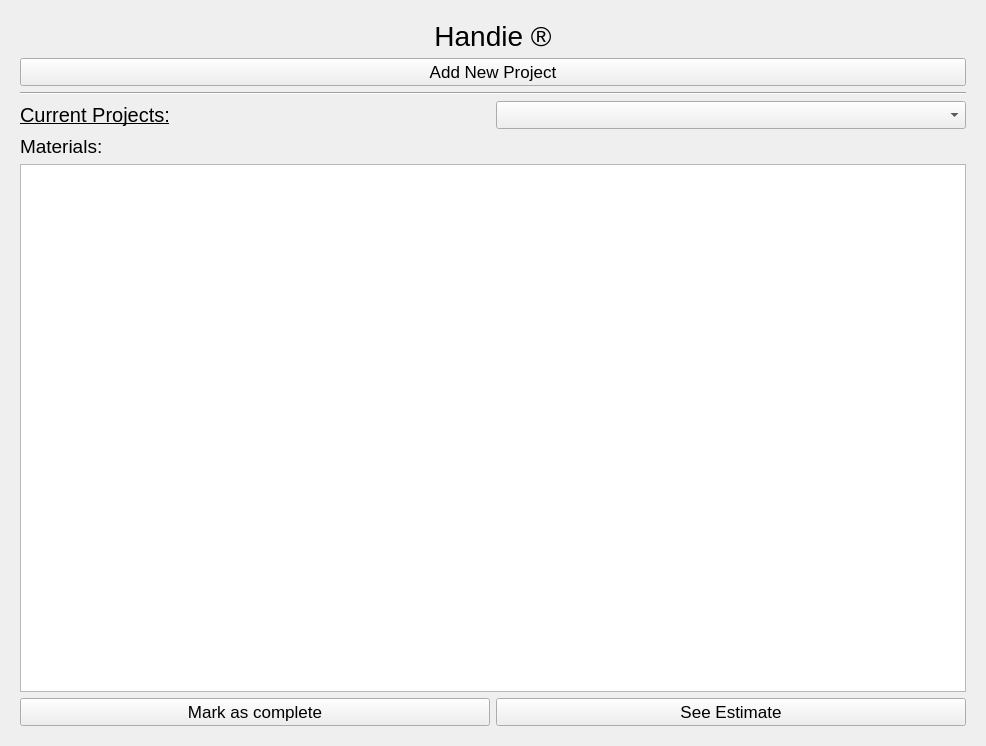
<?xml version="1.0" encoding="UTF-8"?>
<ui version="4.0">
 <class>Form</class>
 <widget class="QWidget" name="Form">
  <property name="geometry">
   <rect>
    <x>0</x>
    <y>0</y>
    <width>986</width>
    <height>746</height>
   </rect>
  </property>
  <property name="font">
   <font>
    <pointsize>13</pointsize>
   </font>
  </property>
  <property name="windowTitle">
   <string>Add New Project</string>
  </property>
  <layout class="QVBoxLayout" name="verticalLayout">
   <item>
    <widget class="QStackedWidget" name="stackedWidget">
     <property name="enabled">
      <bool>true</bool>
     </property>
     <property name="autoFillBackground">
      <bool>false</bool>
     </property>
     <property name="frameShape">
      <enum>QFrame::NoFrame</enum>
     </property>
     <property name="currentIndex">
      <number>0</number>
     </property>
     <widget class="QWidget" name="page">
      <layout class="QVBoxLayout" name="verticalLayout_7">
       <item alignment="Qt::AlignHCenter">
        <widget class="QLabel" name="label_37">
         <property name="font">
          <font>
           <pointsize>21</pointsize>
           <italic>false</italic>
           <bold>false</bold>
           <underline>false</underline>
           <strikeout>false</strikeout>
          </font>
         </property>
         <property name="text">
          <string>Handie ®</string>
         </property>
         <property name="alignment">
          <set>Qt::AlignCenter</set>
         </property>
        </widget>
       </item>
       <item>
        <layout class="QHBoxLayout" name="horizontalLayout_8">
         <item>
          <widget class="QPushButton" name="addNewProjectButton">
           <property name="text">
            <string>Add New Project</string>
           </property>
          </widget>
         </item>
        </layout>
       </item>
       <item>
        <widget class="Line" name="line_4">
         <property name="orientation">
          <enum>Qt::Horizontal</enum>
         </property>
        </widget>
       </item>
       <item>
        <layout class="QHBoxLayout" name="horizontalLayout_9">
         <item>
          <widget class="QLabel" name="label_38">
           <property name="font">
            <font>
             <pointsize>15</pointsize>
             <underline>true</underline>
            </font>
           </property>
           <property name="text">
            <string>Current Projects:</string>
           </property>
          </widget>
         </item>
         <item>
          <widget class="QComboBox" name="comboBox"/>
         </item>
        </layout>
       </item>
       <item>
        <widget class="QLabel" name="label_39">
         <property name="font">
          <font>
           <pointsize>14</pointsize>
          </font>
         </property>
         <property name="text">
          <string>Materials:</string>
         </property>
        </widget>
       </item>
       <item>
        <widget class="QTableView" name="tableView"/>
       </item>
       <item>
        <layout class="QHBoxLayout" name="horizontalLayout_10">
         <item>
          <widget class="QPushButton" name="markCompleteButton">
           <property name="text">
            <string>Mark as complete</string>
           </property>
          </widget>
         </item>
         <item>
          <widget class="QPushButton" name="goProjectButton">
           <property name="text">
            <string>See Estimate</string>
           </property>
          </widget>
         </item>
        </layout>
       </item>
      </layout>
     </widget>
     <widget class="QWidget" name="page_initial">
      <layout class="QVBoxLayout" name="verticalLayout_3">
       <item>
        <spacer name="verticalSpacer">
         <property name="orientation">
          <enum>Qt::Vertical</enum>
         </property>
         <property name="sizeHint" stdset="0">
          <size>
           <width>20</width>
           <height>40</height>
          </size>
         </property>
        </spacer>
       </item>
       <item>
        <spacer name="verticalSpacer_4">
         <property name="orientation">
          <enum>Qt::Vertical</enum>
         </property>
         <property name="sizeHint" stdset="0">
          <size>
           <width>20</width>
           <height>40</height>
          </size>
         </property>
        </spacer>
       </item>
       <item>
        <widget class="QPushButton" name="newCustomerButton">
         <property name="focusPolicy">
          <enum>Qt::TabFocus</enum>
         </property>
         <property name="text">
          <string>New Customer</string>
         </property>
        </widget>
       </item>
       <item>
        <spacer name="verticalSpacer_3">
         <property name="orientation">
          <enum>Qt::Vertical</enum>
         </property>
         <property name="sizeHint" stdset="0">
          <size>
           <width>20</width>
           <height>40</height>
          </size>
         </property>
        </spacer>
       </item>
       <item>
        <widget class="QPushButton" name="existingCustomerButton">
         <property name="text">
          <string>Existing Customer</string>
         </property>
        </widget>
       </item>
       <item>
        <spacer name="verticalSpacer_5">
         <property name="orientation">
          <enum>Qt::Vertical</enum>
         </property>
         <property name="sizeHint" stdset="0">
          <size>
           <width>20</width>
           <height>40</height>
          </size>
         </property>
        </spacer>
       </item>
       <item>
        <spacer name="verticalSpacer_2">
         <property name="orientation">
          <enum>Qt::Vertical</enum>
         </property>
         <property name="sizeHint" stdset="0">
          <size>
           <width>20</width>
           <height>40</height>
          </size>
         </property>
        </spacer>
       </item>
      </layout>
     </widget>
     <widget class="QWidget" name="page_2">
      <layout class="QVBoxLayout" name="verticalLayout_12">
       <item>
        <widget class="QScrollArea" name="scrollArea">
         <property name="frameShape">
          <enum>QFrame::NoFrame</enum>
         </property>
         <property name="verticalScrollBarPolicy">
          <enum>Qt::ScrollBarAlwaysOn</enum>
         </property>
         <property name="widgetResizable">
          <bool>true</bool>
         </property>
         <widget class="QWidget" name="scrollAreaWidgetContents">
          <property name="geometry">
           <rect>
            <x>0</x>
            <y>-53</y>
            <width>923</width>
            <height>767</height>
           </rect>
          </property>
          <layout class="QVBoxLayout" name="verticalLayout_6">
           <item>
            <widget class="QStackedWidget" name="stackedWidget_3">
             <property name="enabled">
              <bool>true</bool>
             </property>
             <property name="sizePolicy">
              <sizepolicy hsizetype="Preferred" vsizetype="Maximum">
               <horstretch>0</horstretch>
               <verstretch>0</verstretch>
              </sizepolicy>
             </property>
             <property name="maximumSize">
              <size>
               <width>16777215</width>
               <height>16777215</height>
              </size>
             </property>
             <property name="layoutDirection">
              <enum>Qt::LeftToRight</enum>
             </property>
             <property name="autoFillBackground">
              <bool>false</bool>
             </property>
             <property name="currentIndex">
              <number>0</number>
             </property>
             <widget class="QWidget" name="page_8">
              <layout class="QVBoxLayout" name="verticalLayout_14">
               <item>
                <layout class="QHBoxLayout" name="horizontalLayout_7">
                 <item>
                  <widget class="QLabel" name="label_36">
                   <property name="text">
                    <string>Customer:</string>
                   </property>
                   <property name="scaledContents">
                    <bool>false</bool>
                   </property>
                   <property name="wordWrap">
                    <bool>false</bool>
                   </property>
                   <property name="indent">
                    <number>-1</number>
                   </property>
                  </widget>
                 </item>
                 <item>
                  <widget class="QComboBox" name="customerNameComboBox"/>
                 </item>
                </layout>
               </item>
              </layout>
             </widget>
             <widget class="QWidget" name="page_9">
              <layout class="QGridLayout" name="gridLayout">
               <item row="0" column="0">
                <layout class="QGridLayout" name="gridLayout_7" rowstretch="0,0,0,0" columnstretch="0,0,0,0">
                 <property name="sizeConstraint">
                  <enum>QLayout::SetNoConstraint</enum>
                 </property>
                 <property name="leftMargin">
                  <number>0</number>
                 </property>
                 <property name="topMargin">
                  <number>0</number>
                 </property>
                 <property name="spacing">
                  <number>-1</number>
                 </property>
                 <item row="0" column="3">
                  <widget class="QLineEdit" name="lastNamelineEdit"/>
                 </item>
                 <item row="1" column="0">
                  <widget class="QLabel" name="label_21">
                   <property name="text">
                    <string>Phone #</string>
                   </property>
                  </widget>
                 </item>
                 <item row="2" column="3">
                  <widget class="QLineEdit" name="zipLineEdit"/>
                 </item>
                 <item row="2" column="0">
                  <widget class="QLabel" name="label_22">
                   <property name="text">
                    <string>City</string>
                   </property>
                  </widget>
                 </item>
                 <item row="0" column="1">
                  <widget class="QLineEdit" name="firstNamelineEdit"/>
                 </item>
                 <item row="1" column="1">
                  <widget class="QLineEdit" name="phoneLineEdit"/>
                 </item>
                 <item row="1" column="2">
                  <widget class="QLabel" name="label_23">
                   <property name="text">
                    <string>Address</string>
                   </property>
                  </widget>
                 </item>
                 <item row="2" column="2">
                  <widget class="QLabel" name="label_24">
                   <property name="text">
                    <string>Zip Code</string>
                   </property>
                  </widget>
                 </item>
                 <item row="2" column="1">
                  <widget class="QLineEdit" name="cityLineEdit"/>
                 </item>
                 <item row="0" column="2">
                  <widget class="QLabel" name="label_25">
                   <property name="text">
                    <string>Last Name*</string>
                   </property>
                  </widget>
                 </item>
                 <item row="1" column="3">
                  <widget class="QLineEdit" name="addressLineEdit"/>
                 </item>
                 <item row="0" column="0">
                  <widget class="QLabel" name="label_26">
                   <property name="text">
                    <string>First Name*</string>
                   </property>
                  </widget>
                 </item>
                 <item row="3" column="0">
                  <widget class="QLabel" name="label_27">
                   <property name="text">
                    <string>Email</string>
                   </property>
                  </widget>
                 </item>
                 <item row="3" column="2">
                  <widget class="QLabel" name="label_28">
                   <property name="text">
                    <string>Company</string>
                   </property>
                  </widget>
                 </item>
                 <item row="3" column="1">
                  <widget class="QLineEdit" name="emailLineEdit"/>
                 </item>
                 <item row="3" column="3">
                  <widget class="QLineEdit" name="companyLineEdit"/>
                 </item>
                </layout>
               </item>
              </layout>
             </widget>
            </widget>
           </item>
           <item>
            <widget class="Line" name="line_3">
             <property name="orientation">
              <enum>Qt::Horizontal</enum>
             </property>
            </widget>
           </item>
           <item>
            <widget class="QLabel" name="label_33">
             <property name="font">
              <font>
               <pointsize>14</pointsize>
              </font>
             </property>
             <property name="acceptDrops">
              <bool>false</bool>
             </property>
             <property name="text">
              <string>Project:</string>
             </property>
            </widget>
           </item>
           <item>
            <layout class="QGridLayout" name="gridLayout_10">
             <item row="2" column="1">
              <widget class="QDateEdit" name="begginingDateDateEdit">
               <property name="dateTime">
                <datetime>
                 <hour>0</hour>
                 <minute>0</minute>
                 <second>0</second>
                 <year>2000</year>
                 <month>9</month>
                 <day>14</day>
                </datetime>
               </property>
               <property name="minimumDate">
                <date>
                 <year>2000</year>
                 <month>1</month>
                 <day>1</day>
                </date>
               </property>
               <property name="displayFormat">
                <string>M/d/yyyy</string>
               </property>
               <property name="calendarPopup">
                <bool>true</bool>
               </property>
              </widget>
             </item>
             <item row="3" column="1">
              <widget class="QDateEdit" name="endDateDateEdit">
               <property name="minimumDate">
                <date>
                 <year>2000</year>
                 <month>1</month>
                 <day>1</day>
                </date>
               </property>
               <property name="displayFormat">
                <string>M/d/yyyy</string>
               </property>
               <property name="calendarPopup">
                <bool>true</bool>
               </property>
              </widget>
             </item>
             <item row="0" column="0">
              <widget class="QLabel" name="nameLabel_4">
               <property name="text">
                <string>Project Name*</string>
               </property>
              </widget>
             </item>
             <item row="2" column="0">
              <widget class="QLabel" name="begginingDateLabel">
               <property name="text">
                <string>Beggining Date</string>
               </property>
              </widget>
             </item>
             <item row="0" column="1">
              <widget class="QLineEdit" name="projectNameLineEdit"/>
             </item>
             <item row="3" column="0">
              <widget class="QLabel" name="endDateLabel">
               <property name="text">
                <string>End Date</string>
               </property>
              </widget>
             </item>
             <item row="1" column="1">
              <widget class="QCheckBox" name="addressCheckBox">
               <property name="text">
                <string>Same as customer address</string>
               </property>
              </widget>
             </item>
            </layout>
           </item>
           <item>
            <widget class="QLabel" name="label_34">
             <property name="font">
              <font>
               <pointsize>14</pointsize>
              </font>
             </property>
             <property name="text">
              <string>Construction Area:</string>
             </property>
            </widget>
           </item>
           <item>
            <layout class="QGridLayout" name="gridLayout_11">
             <item row="1" column="2">
              <widget class="QCheckBox" name="bedroomCheck">
               <property name="text">
                <string>Bedroom</string>
               </property>
              </widget>
             </item>
             <item row="4" column="2">
              <widget class="QCheckBox" name="landscapeCheck">
               <property name="text">
                <string>Landscape</string>
               </property>
              </widget>
             </item>
             <item row="4" column="1">
              <widget class="QCheckBox" name="additionCheck">
               <property name="text">
                <string>Addition</string>
               </property>
              </widget>
             </item>
             <item row="1" column="3">
              <widget class="QCheckBox" name="livingroomCheck">
               <property name="text">
                <string>Living Room</string>
               </property>
              </widget>
             </item>
             <item row="4" column="0">
              <widget class="QCheckBox" name="exteriorCheck">
               <property name="text">
                <string>Exterior</string>
               </property>
              </widget>
             </item>
             <item row="1" column="0">
              <widget class="QCheckBox" name="kitchenCheck">
               <property name="text">
                <string>Kitchen</string>
               </property>
              </widget>
             </item>
             <item row="1" column="1">
              <widget class="QCheckBox" name="bathroomCheck">
               <property name="text">
                <string>Bathroom</string>
               </property>
              </widget>
             </item>
             <item row="1" column="4">
              <widget class="QCheckBox" name="multipleRoomCheck">
               <property name="text">
                <string>Multiple Room</string>
               </property>
              </widget>
             </item>
             <item row="4" column="3">
              <widget class="QComboBox" name="comboBox_2">
               <item>
                <property name="text">
                 <string>(select other)</string>
                </property>
               </item>
              </widget>
             </item>
             <item row="4" column="4">
              <layout class="QHBoxLayout" name="horizontalLayout_4">
               <item>
                <widget class="QLineEdit" name="lineEdit">
                 <property name="sizePolicy">
                  <sizepolicy hsizetype="Preferred" vsizetype="Fixed">
                   <horstretch>0</horstretch>
                   <verstretch>0</verstretch>
                  </sizepolicy>
                 </property>
                </widget>
               </item>
               <item>
                <widget class="QPushButton" name="pushButton">
                 <property name="sizePolicy">
                  <sizepolicy hsizetype="Minimum" vsizetype="Fixed">
                   <horstretch>0</horstretch>
                   <verstretch>0</verstretch>
                  </sizepolicy>
                 </property>
                 <property name="font">
                  <font>
                   <pointsize>12</pointsize>
                  </font>
                 </property>
                 <property name="text">
                  <string>Add New</string>
                 </property>
                </widget>
               </item>
              </layout>
             </item>
            </layout>
           </item>
           <item>
            <widget class="Line" name="line_6">
             <property name="orientation">
              <enum>Qt::Horizontal</enum>
             </property>
            </widget>
           </item>
           <item>
            <widget class="QStackedWidget" name="constructionAreaStacked">
             <property name="sizePolicy">
              <sizepolicy hsizetype="Preferred" vsizetype="MinimumExpanding">
               <horstretch>0</horstretch>
               <verstretch>0</verstretch>
              </sizepolicy>
             </property>
             <property name="minimumSize">
              <size>
               <width>0</width>
               <height>300</height>
              </size>
             </property>
             <property name="frameShape">
              <enum>QFrame::NoFrame</enum>
             </property>
             <property name="frameShadow">
              <enum>QFrame::Plain</enum>
             </property>
             <property name="lineWidth">
              <number>0</number>
             </property>
             <property name="currentIndex">
              <number>0</number>
             </property>
             <widget class="QWidget" name="page_4">
              <layout class="QVBoxLayout" name="verticalLayout_4">
               <item>
                <widget class="QLabel" name="label_5">
                 <property name="text">
                  <string>No construction area selected</string>
                 </property>
                </widget>
               </item>
               <item>
                <spacer name="verticalSpacer_6">
                 <property name="orientation">
                  <enum>Qt::Vertical</enum>
                 </property>
                 <property name="sizeHint" stdset="0">
                  <size>
                   <width>20</width>
                   <height>40</height>
                  </size>
                 </property>
                </spacer>
               </item>
              </layout>
             </widget>
             <widget class="QWidget" name="page_5">
              <layout class="QVBoxLayout" name="verticalLayout_15">
               <item>
                <layout class="QVBoxLayout" name="verticalLayout_13">
                 <property name="sizeConstraint">
                  <enum>QLayout::SetNoConstraint</enum>
                 </property>
                </layout>
               </item>
              </layout>
             </widget>
            </widget>
           </item>
          </layout>
         </widget>
        </widget>
       </item>
       <item>
        <layout class="QHBoxLayout" name="horizontalLayout_6">
         <item>
          <widget class="QPushButton" name="cancelButton">
           <property name="text">
            <string>Cancel</string>
           </property>
          </widget>
         </item>
         <item>
          <widget class="QPushButton" name="continueButton">
           <property name="text">
            <string>Continue</string>
           </property>
           <property name="autoDefault">
            <bool>false</bool>
           </property>
           <property name="default">
            <bool>true</bool>
           </property>
          </widget>
         </item>
        </layout>
       </item>
      </layout>
     </widget>
     <widget class="QWidget" name="page_3">
      <layout class="QVBoxLayout" name="verticalLayout_5">
       <item>
        <widget class="QLabel" name="label">
         <property name="font">
          <font>
           <pointsize>13</pointsize>
           <bold>false</bold>
          </font>
         </property>
         <property name="text">
          <string>New Material:</string>
         </property>
         <property name="alignment">
          <set>Qt::AlignLeading|Qt::AlignLeft|Qt::AlignVCenter</set>
         </property>
        </widget>
       </item>
       <item>
        <widget class="QWidget" name="widget" native="true">
         <property name="sizePolicy">
          <sizepolicy hsizetype="Preferred" vsizetype="Preferred">
           <horstretch>0</horstretch>
           <verstretch>0</verstretch>
          </sizepolicy>
         </property>
         <property name="maximumSize">
          <size>
           <width>16777215</width>
           <height>191</height>
          </size>
         </property>
         <layout class="QVBoxLayout" name="verticalLayout_10">
          <property name="leftMargin">
           <number>0</number>
          </property>
          <property name="topMargin">
           <number>0</number>
          </property>
          <property name="rightMargin">
           <number>0</number>
          </property>
          <property name="bottomMargin">
           <number>0</number>
          </property>
          <item>
           <layout class="QHBoxLayout" name="horizontalLayout">
            <item>
             <layout class="QGridLayout" name="gridLayout_2">
              <item row="0" column="0">
               <widget class="QLabel" name="label_2">
                <property name="text">
                 <string>Name:</string>
                </property>
               </widget>
              </item>
              <item row="0" column="1">
               <widget class="QLineEdit" name="materialLineEdit"/>
              </item>
              <item row="1" column="0">
               <widget class="QLabel" name="label_3">
                <property name="text">
                 <string>Quantity:</string>
                </property>
               </widget>
              </item>
              <item row="1" column="1">
               <widget class="QSpinBox" name="materialqtySpinBox">
                <property name="prefix">
                 <string notr="true"/>
                </property>
                <property name="maximum">
                 <number>10000</number>
                </property>
               </widget>
              </item>
              <item row="2" column="0">
               <widget class="QLabel" name="label_4">
                <property name="text">
                 <string>Price:</string>
                </property>
               </widget>
              </item>
              <item row="2" column="1">
               <widget class="QDoubleSpinBox" name="materialPriceSpinBox">
                <property name="prefix">
                 <string>$</string>
                </property>
                <property name="suffix">
                 <string/>
                </property>
                <property name="maximum">
                 <double>999999.989999999990687</double>
                </property>
                <property name="value">
                 <double>0.000000000000000</double>
                </property>
               </widget>
              </item>
             </layout>
            </item>
            <item>
             <layout class="QVBoxLayout" name="verticalLayout_2">
              <item>
               <widget class="QLabel" name="label_9">
                <property name="text">
                 <string>Description:</string>
                </property>
               </widget>
              </item>
              <item>
               <widget class="QLineEdit" name="materialDescLineEdit">
                <property name="sizePolicy">
                 <sizepolicy hsizetype="Expanding" vsizetype="MinimumExpanding">
                  <horstretch>0</horstretch>
                  <verstretch>0</verstretch>
                 </sizepolicy>
                </property>
                <property name="alignment">
                 <set>Qt::AlignLeading|Qt::AlignLeft|Qt::AlignTop</set>
                </property>
               </widget>
              </item>
             </layout>
            </item>
           </layout>
          </item>
          <item>
           <widget class="Line" name="line_7">
            <property name="orientation">
             <enum>Qt::Horizontal</enum>
            </property>
           </widget>
          </item>
          <item>
           <widget class="QPushButton" name="addMaterialPushButton">
            <property name="text">
             <string>Add Material</string>
            </property>
            <property name="default">
             <bool>false</bool>
            </property>
            <property name="flat">
             <bool>false</bool>
            </property>
           </widget>
          </item>
          <item>
           <layout class="QHBoxLayout" name="horizontalLayout_2">
            <item>
             <widget class="QLabel" name="label_10">
              <property name="text">
               <string>Search The Home Depot</string>
              </property>
             </widget>
            </item>
            <item>
             <widget class="QPushButton" name="searchHDPushButton">
              <property name="text">
               <string>Search</string>
              </property>
             </widget>
            </item>
            <item>
             <spacer name="horizontalSpacer">
              <property name="orientation">
               <enum>Qt::Horizontal</enum>
              </property>
              <property name="sizeHint" stdset="0">
               <size>
                <width>40</width>
                <height>20</height>
               </size>
              </property>
             </spacer>
            </item>
           </layout>
          </item>
         </layout>
        </widget>
       </item>
       <item>
        <widget class="Line" name="line">
         <property name="orientation">
          <enum>Qt::Horizontal</enum>
         </property>
        </widget>
       </item>
       <item>
        <widget class="QLabel" name="label_12">
         <property name="text">
          <string>Added Materials:</string>
         </property>
        </widget>
       </item>
       <item>
        <widget class="QTableWidget" name="materialsTableWidget"/>
       </item>
       <item>
        <layout class="QHBoxLayout" name="horizontalLayout_3">
         <item>
          <spacer name="horizontalSpacer_2">
           <property name="orientation">
            <enum>Qt::Horizontal</enum>
           </property>
           <property name="sizeHint" stdset="0">
            <size>
             <width>40</width>
             <height>20</height>
            </size>
           </property>
          </spacer>
         </item>
         <item>
          <widget class="QLabel" name="label_11">
           <property name="font">
            <font>
             <pointsize>14</pointsize>
            </font>
           </property>
           <property name="text">
            <string>Total:</string>
           </property>
          </widget>
         </item>
         <item>
          <widget class="QLabel" name="totalCostLabel">
           <property name="font">
            <font>
             <pointsize>14</pointsize>
            </font>
           </property>
           <property name="text">
            <string/>
           </property>
          </widget>
         </item>
        </layout>
       </item>
       <item>
        <layout class="QHBoxLayout" name="horizontalLayout_13">
         <item>
          <widget class="QPushButton" name="backButton">
           <property name="text">
            <string>Back </string>
           </property>
          </widget>
         </item>
         <item>
          <widget class="QPushButton" name="finishAddMaterialButton">
           <property name="text">
            <string>Finish</string>
           </property>
           <property name="default">
            <bool>true</bool>
           </property>
          </widget>
         </item>
        </layout>
       </item>
      </layout>
     </widget>
    </widget>
   </item>
  </layout>
 </widget>
 <resources/>
 <connections/>
</ui>
